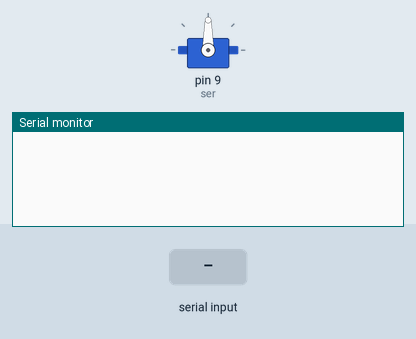
A sketch run on a simulated Arduino Uno, built with avr-gcc and run on an emulated ATmega328P. Parts: servo, the last lines printed to the serial monitor. The inputs (shaded band) are chosen by the test bench.

Above: at 1.2 s.
1.3 s: "90,45\n" received over Serial
At 2.5 s:
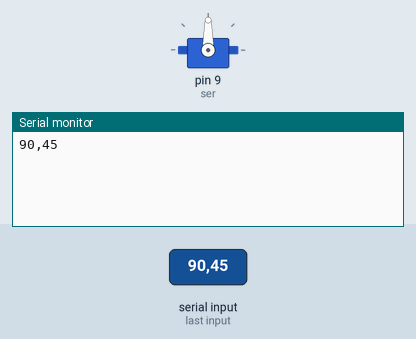
2.8 s: "13\n" received over Serial
At 3.8 s:
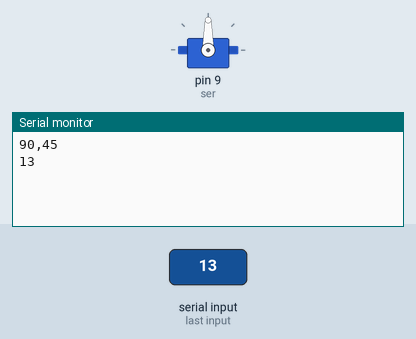

The sketch:

Q3.ino
```cpp
#include <Servo.h>

Servo ser;
String deg;
void setup() {
  Serial.begin(9600);
  ser.attach(9);
}
void loop() {
  if (Serial.available() > 0) {
    char in = Serial.read();
    if (in == 13) {
      ser.write(deg.toInt());
      Serial.println();
      deg = "";
    } else {
      Serial.print(in);
      deg += in;
    }
  }
}
```

Measured:
- after the input at 1.3 s, the serial monitor: prints a new line at once (image 1)
- after the input at 2.8 s, the serial monitor: prints a new line at once (image 2)
